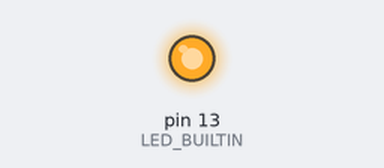
This sketch was run on a simulated Arduino Uno, built with avr-gcc and run on an emulated ATmega328P. Parts: output pins drawn as LEDs (lit = HIGH).

Above: at 0.2 s.
At 22.7 s:
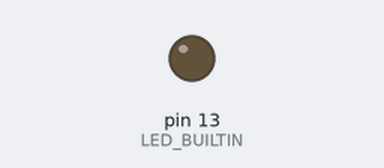
Timing chart, 0 to 25.7 s (numbered marks = the images above):
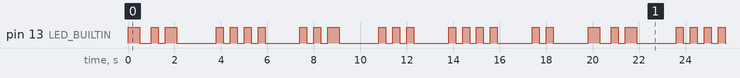

The sketch:

blink.ino
```cpp
void setup() {
  pinMode(LED_BUILTIN, OUTPUT);

}

void dot() {   //Method to blink a short burst of light to represent a dot
  digitalWrite(LED_BUILTIN, HIGH);
  delay(300);
  digitalWrite(LED_BUILTIN, LOW);
  delay(300);
}

void dash() {   //Method to blink a long burst of light to represent a dash
  digitalWrite(LED_BUILTIN, HIGH);
  delay(500);
  digitalWrite(LED_BUILTIN, LOW);
  delay(500);
}

void loop()
{
  // wtite the word "khushi"

  dash(); //k//
  dot();
  dash();
  delay(1200);

  dot(); //h//
  dot();
  dot();
  dot();
  delay(1200);

  dot(); //u//
  dot();
  dash();
  delay(1200);

  dot(); //s//
  dot();
  dot();
  delay(1200);

  dot(); //h//
  dot();
  dot();
  dot();
  delay(1200);

  dot(); //i//
  dot();
  delay(1200);

}
```

Measured:
- by itself, pin 13 (LED_BUILTIN): moves between LOW and HIGH, repeating every 19.8 s
- by itself, everything shown: repeats every 19.8 s, in 38 steps
